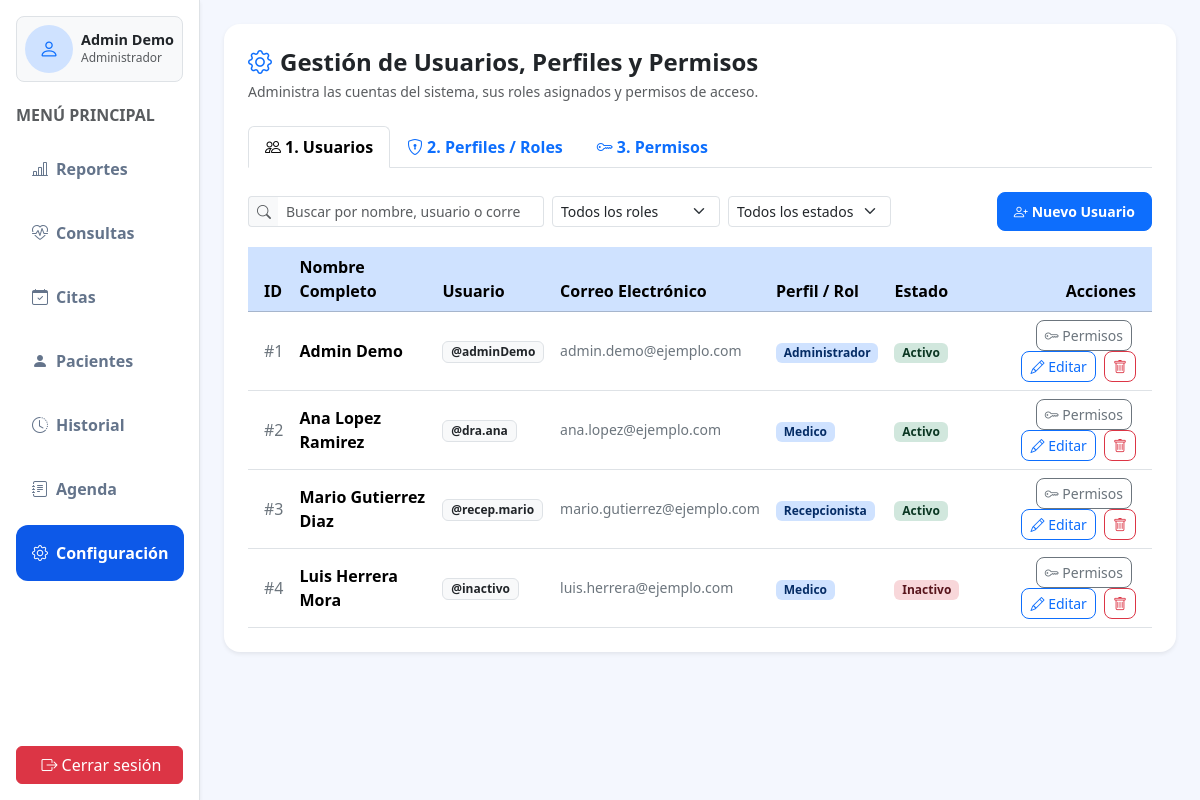
Screenshot of /Sistema_De_Gestion_CExp/views/configuracion.php (signed in) with the database file from the repository.
### tables this page shows
CREATE TABLE IF NOT EXISTS usuario(
	id_usuario INT AUTO_INCREMENT PRIMARY KEY,
    nombre_completo VARCHAR(60) NOT NULL,
    username VARCHAR(30) NOT NULL UNIQUE,
    contrasena VARCHAR(100) NOT NULL,
    email VARCHAR(100) NOT NULL,
    estado ENUM('activo', 'inactivo') DEFAULT 'activo'
);

### Sistema_De_Gestion_CExp/controllers/usuarioController.php (called while the page is built, shortened)
<?php
require_once __DIR__ . '/../models/usuario.php';
require_once __DIR__ . '/../models/grupo.php';
require_once __DIR__ . '/../models/permiso.php';
function obtenerDatosConfiguracion()
{
    $database     = new Database();
    $db           = $database->getConnection();
    $usuarioModel = new usuario($db);
    $grupoModel   = new grupo($db);
    $permisoModel = new permiso($db);
    return [
        'usuarios_lista' => $usuarioModel->listarConRolYPermisos(),
        'grupos_lista'    => $grupoModel->listarConTotalUsuarios(),
        'permisos_lista' => $permisoModel->listarTodos(),
    ];
}
?>

### Sistema_De_Gestion_CExp/models/usuario.php (called while the page is built, shortened)
<?php
require_once __DIR__ . '/Modelo.php';
class usuario extends Modelo
{
    protected $tabla = 'usuario';
    public function listarConRolYPermisos()
    {
        $sql = "SELECT u.id_usuario, u.nombre_completo, u.username, u.email, u.estado,
                        COALESCE(MAX(c.id_grupo), 0) AS id_grupo,
                        COALESCE(MAX(g.nombre), 'Sin rol') AS rol_nombre,
                        GROUP_CONCAT(DISTINCT t.id_permiso ORDER BY t.id_permiso SEPARATOR ',') AS permisos_csv
                FROM {$this->tabla} u
                LEFT JOIN contiene c ON u.id_usuario = c.id_usuario
                LEFT JOIN grupo g ON c.id_grupo = g.id_grupo
                LEFT JOIN tiene t ON c.id_grupo = t.id_grupo
                GROUP BY u.id_usuario, u.nombre_completo, u.username, u.email, u.estado
                ORDER BY u.id_usuario ASC";
        $stmt = $this->ejecutar($sql);
        $resultado = $stmt->get_result();
        $filas = $resultado ? $resultado->fetch_all(MYSQLI_ASSOC) : [];
        foreach ($filas as &$fila) {
            $fila['id_grupo'] = (int)$fila['id_grupo'];
        }
        return $filas;
    }
}

### Sistema_De_Gestion_CExp/models/Modelo.php (called while the page is built, shortened)
<?php
class Modelo
{
    protected $conn;
    public function __construct($db = null)
    {
        if ($db !== null) {
            $this->conn = $db;
        } else {
            $database = new Database();
            $this->conn = $database->getConnection();
        }
    }
    protected function ejecutar($sql, $types = '', $params = [])
    {
        $stmt = $this->conn->prepare($sql);
        $stmt->execute();
        return $stmt;
    }
}

### Sistema_De_Gestion_CExp/models/grupo.php (called while the page is built, shortened)
<?php
require_once __DIR__ . '/Modelo.php';
class grupo extends Modelo
{
    protected $tabla = 'grupo';
    public function listarConTotalUsuarios()
    {
        $sql = "SELECT g.id_grupo, g.nombre, COUNT(c.id_usuario) AS total_usuarios
                FROM {$this->tabla} g
                LEFT JOIN contiene c ON g.id_grupo = c.id_grupo
                GROUP BY g.id_grupo, g.nombre
                ORDER BY g.id_grupo ASC";
        $stmt = $this->ejecutar($sql);
        $resultado = $stmt->get_result();
        return $resultado ? $resultado->fetch_all(MYSQLI_ASSOC) : [];
    }
}

### Sistema_De_Gestion_CExp/models/permiso.php (called while the page is built, shortened)
<?php
require_once __DIR__ . '/Modelo.php';
class permiso extends Modelo
{
    protected $tabla = 'permiso';
    public function listarTodos()
    {
        $sql = "SELECT id_permiso, nombre, codename FROM {$this->tabla} ORDER BY id_permiso ASC";
        $stmt = $this->ejecutar($sql);
        $resultado = $stmt->get_result();
        return $resultado ? $resultado->fetch_all(MYSQLI_ASSOC) : [];
    }
}

### Sistema_De_Gestion_CExp/views/configuracion.php (the view, shortened to what this page needs)
<?php
require_once '../controllers/usuarioController.php';
if (!defined('EN_PLANTILLA_BASE')) {
    require_once '../templatesReutilizables/template.base.php';
    return;
}
$datos_config   = obtenerDatosConfiguracion();
$usuarios_lista = $datos_config['usuarios_lista'] ?? [];
?>
<section class="bg-white p-4 rounded-4 shadow-sm mb-4">
    <header class="d-flex flex-wrap justify-content-between align-items-center gap-2 mb-4">
        <div>
            <h4 class="fw-bold mb-1">
                <i class="bi bi-gear text-primary me-2"></i>Gestión de Usuarios, Perfiles y Permisos
            </h4>
            <p class="text-muted small mb-0">Administra las cuentas del sistema, sus roles asignados y permisos de acceso.</p>
        </div>
    </header>
    <ul class="nav nav-tabs mb-4" id="tabsConfiguracion" role="tablist">
        <li class="nav-item" role="presentation">
            <button class="nav-link active fw-semibold" id="tab-usuarios-btn" data-bs-toggle="tab" data-bs-target="#tabUsuarios" type="button" role="tab" aria-controls="tabUsuarios" aria-selected="true">
                <i class="bi bi-people me-1"></i>1. Usuarios
            </button>
        </li>
        <li class="nav-item" role="presentation">
            <button class="nav-link fw-semibold" id="tab-roles-btn" data-bs-toggle="tab" data-bs-target="#tabRoles" type="button" role="tab" aria-controls="tabRoles" aria-selected="false">
                <i class="bi bi-shield-lock me-1"></i>2. Perfiles / Roles
            </button>
        </li>
        <li class="nav-item" role="presentation">
            <button class="nav-link fw-semibold" id="tab-permisos-btn" data-bs-toggle="tab" data-bs-target="#tabPermisos" type="button" role="tab" aria-controls="tabPermisos" aria-selected="false">
                <i class="bi bi-key me-1"></i>3. Permisos
            </button>
        </li>
    </ul>
    <div class="tab-content" id="tabsConfiguracionContent">
        <section class="tab-pane fade show active" id="tabUsuarios" role="tabpanel" aria-labelledby="tab-usuarios-btn">
            <form class="row g-2 align-items-center mb-3" id="formFiltrosUsuarios" onsubmit="return false;">
                <div class="col-4">
                    <div class="input-group input-group-sm">
                        <span class="input-group-text bg-light border-end-0"><i class="bi bi-search text-muted"></i></span>
                        <input type="search" id="filtroBuscarUsuario" class="form-control border-start-0" placeholder="Buscar por nombre, usuario o correo...">
                    </div>
                </div>
                <div class="col-auto">
                    <select id="filtroRolUsuario" class="form-select form-select-sm">
                        <option value="">Todos los roles</option>
                    </select>
                </div>
                <div class="col-auto">
                    <select id="filtroEstadoUsuario" class="form-select form-select-sm">
                        <option value="">Todos los estados</option>
                    </select>
                </div>
                <div class="col-auto ms-auto text-end">
                    <button type="button" class="btn btn-primary btn-sm fw-semibold px-3 py-2 rounded-3" data-bs-toggle="modal" data-bs-target="#modalUsuario" id="btnNuevoUsuario">
                        <i class="bi bi-person-plus me-1"></i>Nuevo Usuario
                    </button>
                </div>
            </form>
            <div class="table-responsive">
                <table class="table table-hover align-middle mb-0" id="tablaUsuarios">
                    <thead class="table-primary">
                        <tr>
                            <th scope="col" class="ps-3">ID</th>
                            <th scope="col">Nombre Completo</th>
                            <th scope="col">Usuario</th>
                            <th scope="col">Correo Electrónico</th>
                            <th scope="col">Perfil / Rol</th>
                            <th scope="col">Estado</th>
                            <th scope="col" class="text-end pe-3">Acciones</th>
                        </tr>
                    </thead>
                    <tbody>
                        <?php foreach ($usuarios_lista as $u):
                            $badgeEstado = ($u['estado'] === 'activo')
                                ? 'bg-success-subtle text-success-emphasis'
                                : 'bg-danger-subtle text-danger-emphasis';
                        ?>
                            <tr data-rol="<?= htmlspecialchars($u['rol_nombre']) ?>" data-estado="<?= htmlspecialchars($u['estado']) ?>">
                                <td class="ps-3 fw-medium text-secondary">#<?= (int)$u['id_usuario'] ?></td>
                                <td class="fw-semibold"><?= htmlspecialchars($u['nombre_completo']) ?></td>
                                <td><span class="badge bg-light text-dark border">@<?= htmlspecialchars($u['username']) ?></span></td>
                                <td class="text-secondary small"><?= htmlspecialchars($u['email']) ?></td>
                                <td>
                                    <span class="badge bg-primary-subtle text-primary-emphasis">
                                        <?= htmlspecialchars($u['rol_nombre']) ?>
                                    </span>
                                </td>
                                <td>
                                    <span class="badge <?= $badgeEstado ?>">
                                        <?= ucfirst(htmlspecialchars($u['estado'])) ?>
                                    </span>
                                </td>
                                <td class="text-end pe-3">
                                    <button type="button" class="btn btn-outline-secondary btn-sm rounded-3 me-1 btn-permisos-usuario"
                                        data-bs-toggle="modal"
                                        data-bs-target="#modalAsignarPermisos"
                                        data-grupo="<?= (int)$u['id_grupo'] ?>"
                                        data-rol="<?= htmlspecialchars($u['rol_nombre']) ?>"
                                        data-permisos="<?= htmlspecialchars(json_encode($u['permisos_ids'])) ?>"
                                        <?= $u['id_grupo'] > 0 ? '' : 'disabled' ?>>
                                        <i class="bi bi-key"></i> Permisos
                                    </button>
                                    <button type="button" class="btn btn-outline-primary btn-sm rounded-3 me-1 btn-editar-usuario"
                                        data-bs-toggle="modal"
                                        data-bs-target="#modalUsuario"
                                        data-id="<?= (int)$u['id_usuario'] ?>"
                                        data-nombre="<?= htmlspecialchars($u['nombre_completo']) ?>"
                                        data-username="<?= htmlspecialchars($u['username']) ?>"
                                        data-email="<?= htmlspecialchars($u['email']) ?>"
                                        data-grupo="<?= (int)$u['id_grupo'] ?>"
                                        data-estado="<?= htmlspecialchars($u['estado']) ?>">
                                        <i class="bi bi-pencil"></i> Editar
                                    </button>
                                    <button type="button" class="btn btn-outline-danger btn-sm rounded-3 btn-eliminar-usuario"
                                        data-bs-toggle="modal"
                                        data-bs-target="#modalEliminarUsuario"
                                        data-id="<?= (int)$u['id_usuario'] ?>"
                                        data-nombre="<?= htmlspecialchars($u['nombre_completo']) ?>">
                                        <i class="bi bi-trash"></i>
                                    </button>
                                </td>
                            </tr>
                        <?php endforeach; ?>
                    </tbody>
                </table>
            </div>
        </section>
    </div>
</section>

### rows the page displays
usuario: id_usuario "1", nombre_completo "Admin Demo", username "adminDemo", email "admin.demo@ejemplo.com", rol_nombre "Administrador", estado "Activo"
usuario: id_usuario "2", nombre_completo "Ana Lopez Ramirez", username "dra.ana", email "ana.lopez@ejemplo.com", rol_nombre "Medico", estado "Activo"
usuario: id_usuario "3", nombre_completo "Mario Gutierrez Diaz", username "recep.mario", email "mario.gutierrez@ejemplo.com", rol_nombre "Recepcionista", estado "Activo"
usuario: id_usuario "4", nombre_completo "Luis Herrera Mora", username "inactivo", email "luis.herrera@ejemplo.com", rol_nombre "Medico", estado "Inactivo"

### other values shown
$nombre_usuario_sesion "Admin Demo"
$rol_usuario_sesion "Administrador"
